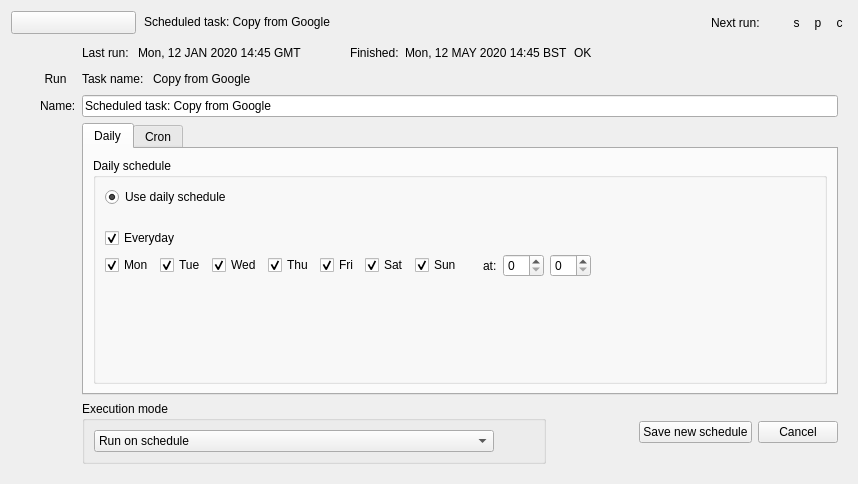
<?xml version="1.0" encoding="UTF-8"?>
<ui version="4.0">
 <class>SchedulerWidget</class>
 <widget class="QWidget" name="SchedulerWidget">
  <property name="geometry">
   <rect>
    <x>0</x>
    <y>0</y>
    <width>858</width>
    <height>484</height>
   </rect>
  </property>
  <property name="windowTitle">
   <string>Form</string>
  </property>
  <layout class="QVBoxLayout" name="verticalLayout">
   <property name="spacing">
    <number>0</number>
   </property>
   <item>
    <widget class="QWidget" name="widget" native="true">
     <layout class="QHBoxLayout" name="horizontalLayout">
      <property name="leftMargin">
       <number>0</number>
      </property>
      <property name="topMargin">
       <number>0</number>
      </property>
      <property name="rightMargin">
       <number>0</number>
      </property>
      <property name="bottomMargin">
       <number>0</number>
      </property>
      <item>
       <widget class="QToolButton" name="showDetails">
        <property name="minimumSize">
         <size>
          <width>125</width>
          <height>0</height>
         </size>
        </property>
        <property name="checkable">
         <bool>true</bool>
        </property>
        <property name="toolButtonStyle">
         <enum>Qt::ToolButtonTextBesideIcon</enum>
        </property>
        <property name="arrowType">
         <enum>Qt::NoArrow</enum>
        </property>
       </widget>
      </item>
      <item>
       <widget class="QLineEdit" name="info">
        <property name="sizePolicy">
         <sizepolicy hsizetype="Expanding" vsizetype="Fixed">
          <horstretch>3</horstretch>
          <verstretch>0</verstretch>
         </sizepolicy>
        </property>
        <property name="contextMenuPolicy">
         <enum>Qt::NoContextMenu</enum>
        </property>
        <property name="autoFillBackground">
         <bool>false</bool>
        </property>
        <property name="styleSheet">
         <string notr="true">* { background-color: rgba(0, 0, 0, 0); }</string>
        </property>
        <property name="text">
         <string>Scheduled task: Copy from Google</string>
        </property>
        <property name="frame">
         <bool>false</bool>
        </property>
        <property name="readOnly">
         <bool>true</bool>
        </property>
       </widget>
      </item>
      <item>
       <spacer name="horizontalSpacer_6">
        <property name="orientation">
         <enum>Qt::Horizontal</enum>
        </property>
        <property name="sizeType">
         <enum>QSizePolicy::Fixed</enum>
        </property>
        <property name="sizeHint" stdset="0">
         <size>
          <width>10</width>
          <height>20</height>
         </size>
        </property>
       </spacer>
      </item>
      <item>
       <widget class="QLabel" name="label_7">
        <property name="text">
         <string>Next run:</string>
        </property>
       </widget>
      </item>
      <item>
       <widget class="QLabel" name="nextRun">
        <property name="text">
         <string/>
        </property>
       </widget>
      </item>
      <item>
       <spacer name="horizontalSpacer">
        <property name="orientation">
         <enum>Qt::Horizontal</enum>
        </property>
        <property name="sizeType">
         <enum>QSizePolicy::Fixed</enum>
        </property>
        <property name="sizeHint" stdset="0">
         <size>
          <width>10</width>
          <height>20</height>
         </size>
        </property>
       </spacer>
      </item>
      <item>
       <widget class="QToolButton" name="start">
        <property name="styleSheet">
         <string notr="true">QToolButton { border: 0; }

QToolButton:pressed {
 border: 4;
 border-radius: 10px;
 border-style: inset;
 border-color: rgba(1, 1, 1, 0);
}</string>
        </property>
        <property name="text">
         <string>s</string>
        </property>
       </widget>
      </item>
      <item>
       <widget class="QToolButton" name="pause">
        <property name="toolTip">
         <string>Copy rclone command to clipboard</string>
        </property>
        <property name="statusTip">
         <string>Copy rclone command to clipboard</string>
        </property>
        <property name="styleSheet">
         <string notr="true">QToolButton { border: 0; }

QToolButton:pressed {
 border: 4;
 border-radius: 10px;
 border-style: inset;
 border-color: rgba(1, 1, 1, 0);
}</string>
        </property>
        <property name="text">
         <string>p</string>
        </property>
       </widget>
      </item>
      <item>
       <widget class="QToolButton" name="cancel">
        <property name="toolTip">
         <string>Delete scheduler</string>
        </property>
        <property name="statusTip">
         <string>Delete scheduler</string>
        </property>
        <property name="styleSheet">
         <string notr="true">QToolButton { border: 0; }

QToolButton:pressed {
 border: 4;
 border-radius: 10px;
 border-style: inset;
 border-color: rgba(1, 1, 1, 0);
}</string>
        </property>
        <property name="text">
         <string>c</string>
        </property>
       </widget>
      </item>
     </layout>
    </widget>
   </item>
   <item>
    <widget class="QWidget" name="details" native="true">
     <layout class="QGridLayout" name="gridLayout">
      <item row="0" column="2">
       <layout class="QHBoxLayout" name="horizontalLayout_8">
        <item>
         <widget class="QLabel" name="label_4">
          <property name="text">
           <string>Last run: </string>
          </property>
         </widget>
        </item>
        <item alignment="Qt::AlignLeft">
         <widget class="QLabel" name="lastRun">
          <property name="text">
           <string>Mon, 12 JAN 2020 14:45 GMT </string>
          </property>
         </widget>
        </item>
        <item>
         <spacer name="horizontalSpacer_9">
          <property name="orientation">
           <enum>Qt::Horizontal</enum>
          </property>
          <property name="sizeType">
           <enum>QSizePolicy::Fixed</enum>
          </property>
          <property name="sizeHint" stdset="0">
           <size>
            <width>40</width>
            <height>20</height>
           </size>
          </property>
         </spacer>
        </item>
        <item>
         <widget class="QLabel" name="label_5">
          <property name="text">
           <string>Finished:</string>
          </property>
         </widget>
        </item>
        <item>
         <widget class="QLabel" name="lastRunFinished">
          <property name="text">
           <string>Mon, 12 MAY 2020 14:45 BST</string>
          </property>
         </widget>
        </item>
        <item>
         <widget class="QLabel" name="lastRunStatus">
          <property name="text">
           <string>OK</string>
          </property>
         </widget>
        </item>
        <item>
         <spacer name="horizontalSpacer_8">
          <property name="orientation">
           <enum>Qt::Horizontal</enum>
          </property>
          <property name="sizeHint" stdset="0">
           <size>
            <width>40</width>
            <height>20</height>
           </size>
          </property>
         </spacer>
        </item>
       </layout>
      </item>
      <item row="1" column="2">
       <layout class="QHBoxLayout" name="horizontalLayout_3">
        <item>
         <widget class="QLabel" name="label_2">
          <property name="sizePolicy">
           <sizepolicy hsizetype="Fixed" vsizetype="Preferred">
            <horstretch>0</horstretch>
            <verstretch>0</verstretch>
           </sizepolicy>
          </property>
          <property name="text">
           <string>Task name: </string>
          </property>
         </widget>
        </item>
        <item>
         <widget class="QLabel" name="taskName">
          <property name="text">
           <string>Copy from Google</string>
          </property>
         </widget>
        </item>
       </layout>
      </item>
      <item row="3" column="1">
       <widget class="QLabel" name="label_3">
        <property name="text">
         <string>Name:</string>
        </property>
       </widget>
      </item>
      <item row="3" column="2">
       <widget class="QLineEdit" name="schedulerName">
        <property name="text">
         <string>Scheduled task: Copy from Google</string>
        </property>
        <property name="maxLength">
         <number>100</number>
        </property>
       </widget>
      </item>
      <item row="5" column="2">
       <layout class="QHBoxLayout" name="horizontalLayout_2">
        <item>
         <widget class="QGroupBox" name="groupBox">
          <property name="title">
           <string>Execution mode</string>
          </property>
          <layout class="QHBoxLayout" name="horizontalLayout_7">
           <item>
            <widget class="QComboBox" name="cb_executionMode">
             <property name="minimumSize">
              <size>
               <width>400</width>
               <height>0</height>
              </size>
             </property>
             <item>
              <property name="text">
               <string>Run on schedule</string>
              </property>
             </item>
             <item>
              <property name="text">
               <string>Add to the queue on schedule</string>
              </property>
             </item>
             <item>
              <property name="text">
               <string>Run if no other tasks running, otherwise add to the queue</string>
              </property>
             </item>
            </widget>
           </item>
           <item>
            <spacer name="horizontalSpacer_7">
             <property name="orientation">
              <enum>Qt::Horizontal</enum>
             </property>
             <property name="sizeHint" stdset="0">
              <size>
               <width>40</width>
               <height>20</height>
              </size>
             </property>
            </spacer>
           </item>
          </layout>
         </widget>
        </item>
        <item>
         <spacer name="horizontalSpacer_10">
          <property name="orientation">
           <enum>Qt::Horizontal</enum>
          </property>
          <property name="sizeHint" stdset="0">
           <size>
            <width>40</width>
            <height>20</height>
           </size>
          </property>
         </spacer>
        </item>
        <item>
         <widget class="QPushButton" name="saveSchedule">
          <property name="text">
           <string>Save new schedule</string>
          </property>
         </widget>
        </item>
        <item>
         <widget class="QPushButton" name="cancelScheduleEdit">
          <property name="text">
           <string>Cancel</string>
          </property>
         </widget>
        </item>
       </layout>
      </item>
      <item row="1" column="1">
       <widget class="QToolButton" name="runTask">
        <property name="styleSheet">
         <string notr="true">QToolButton { border: 0; }

QToolButton:pressed {
 border: 4;
 border-radius: 10px;
 border-style: inset;
 border-color: rgba(1, 1, 1, 0);
}</string>
        </property>
        <property name="text">
         <string>Run</string>
        </property>
       </widget>
      </item>
      <item row="1" column="0">
       <spacer name="horizontalSpacer_5">
        <property name="orientation">
         <enum>Qt::Horizontal</enum>
        </property>
        <property name="sizeType">
         <enum>QSizePolicy::Fixed</enum>
        </property>
        <property name="sizeHint" stdset="0">
         <size>
          <width>20</width>
          <height>20</height>
         </size>
        </property>
       </spacer>
      </item>
      <item row="4" column="2">
       <widget class="QTabWidget" name="tabWidget">
        <property name="tabPosition">
         <enum>QTabWidget::North</enum>
        </property>
        <property name="currentIndex">
         <number>0</number>
        </property>
        <widget class="QWidget" name="tab">
         <attribute name="title">
          <string>Daily</string>
         </attribute>
         <layout class="QHBoxLayout" name="horizontalLayout_6">
          <item>
           <widget class="QGroupBox" name="groupBox_2">
            <property name="title">
             <string>Daily schedule</string>
            </property>
            <layout class="QVBoxLayout" name="verticalLayout_2">
             <item>
              <widget class="QRadioButton" name="dailyState">
               <property name="text">
                <string>Use daily schedule</string>
               </property>
               <property name="checked">
                <bool>true</bool>
               </property>
              </widget>
             </item>
             <item>
              <spacer name="verticalSpacer_3">
               <property name="orientation">
                <enum>Qt::Vertical</enum>
               </property>
               <property name="sizeType">
                <enum>QSizePolicy::Fixed</enum>
               </property>
               <property name="sizeHint" stdset="0">
                <size>
                 <width>20</width>
                 <height>15</height>
                </size>
               </property>
              </spacer>
             </item>
             <item>
              <widget class="QCheckBox" name="everyday">
               <property name="text">
                <string>Everyday</string>
               </property>
               <property name="checked">
                <bool>true</bool>
               </property>
              </widget>
             </item>
             <item>
              <layout class="QHBoxLayout" name="horizontalLayout_4">
               <item>
                <widget class="QCheckBox" name="cb_mon">
                 <property name="text">
                  <string>Mon</string>
                 </property>
                 <property name="checked">
                  <bool>true</bool>
                 </property>
                </widget>
               </item>
               <item>
                <widget class="QCheckBox" name="cb_tue">
                 <property name="text">
                  <string>Tue</string>
                 </property>
                 <property name="checked">
                  <bool>true</bool>
                 </property>
                </widget>
               </item>
               <item>
                <widget class="QCheckBox" name="cb_wed">
                 <property name="text">
                  <string>Wed</string>
                 </property>
                 <property name="checked">
                  <bool>true</bool>
                 </property>
                </widget>
               </item>
               <item>
                <widget class="QCheckBox" name="cb_thu">
                 <property name="text">
                  <string>Thu</string>
                 </property>
                 <property name="checked">
                  <bool>true</bool>
                 </property>
                </widget>
               </item>
               <item>
                <widget class="QCheckBox" name="cb_fri">
                 <property name="text">
                  <string>Fri</string>
                 </property>
                 <property name="checked">
                  <bool>true</bool>
                 </property>
                </widget>
               </item>
               <item>
                <widget class="QCheckBox" name="cb_sat">
                 <property name="text">
                  <string>Sat</string>
                 </property>
                 <property name="checked">
                  <bool>true</bool>
                 </property>
                </widget>
               </item>
               <item>
                <widget class="QCheckBox" name="cb_sun">
                 <property name="text">
                  <string>Sun</string>
                 </property>
                 <property name="checked">
                  <bool>true</bool>
                 </property>
                </widget>
               </item>
               <item>
                <spacer name="horizontalSpacer_3">
                 <property name="orientation">
                  <enum>Qt::Horizontal</enum>
                 </property>
                 <property name="sizeType">
                  <enum>QSizePolicy::Fixed</enum>
                 </property>
                 <property name="sizeHint" stdset="0">
                  <size>
                   <width>15</width>
                   <height>20</height>
                  </size>
                 </property>
                </spacer>
               </item>
               <item>
                <widget class="QLabel" name="label">
                 <property name="text">
                  <string>at:</string>
                 </property>
                </widget>
               </item>
               <item>
                <widget class="HoursSpinBox" name="hours">
                 <property name="maximum">
                  <number>23</number>
                 </property>
                 <property name="singleStep">
                  <number>1</number>
                 </property>
                 <property name="value">
                  <number>0</number>
                 </property>
                </widget>
               </item>
               <item>
                <widget class="MinutesSpinBox" name="minutes">
                 <property name="readOnly">
                  <bool>false</bool>
                 </property>
                 <property name="maximum">
                  <number>59</number>
                 </property>
                 <property name="singleStep">
                  <number>1</number>
                 </property>
                 <property name="value">
                  <number>0</number>
                 </property>
                </widget>
               </item>
               <item>
                <spacer name="horizontalSpacer_2">
                 <property name="orientation">
                  <enum>Qt::Horizontal</enum>
                 </property>
                 <property name="sizeHint" stdset="0">
                  <size>
                   <width>40</width>
                   <height>20</height>
                  </size>
                 </property>
                </spacer>
               </item>
              </layout>
             </item>
             <item>
              <spacer name="verticalSpacer_2">
               <property name="orientation">
                <enum>Qt::Vertical</enum>
               </property>
               <property name="sizeHint" stdset="0">
                <size>
                 <width>20</width>
                 <height>0</height>
                </size>
               </property>
              </spacer>
             </item>
            </layout>
           </widget>
          </item>
         </layout>
        </widget>
        <widget class="QWidget" name="tab_2">
         <attribute name="title">
          <string>Cron</string>
         </attribute>
         <layout class="QVBoxLayout" name="verticalLayout_5">
          <item>
           <widget class="QGroupBox" name="groupBox_3">
            <property name="title">
             <string>Cron based schedule</string>
            </property>
            <layout class="QVBoxLayout" name="verticalLayout_6">
             <item>
              <widget class="QRadioButton" name="cronState">
               <property name="text">
                <string>Use cron based schedule</string>
               </property>
              </widget>
             </item>
             <item>
              <spacer name="verticalSpacer_4">
               <property name="orientation">
                <enum>Qt::Vertical</enum>
               </property>
               <property name="sizeType">
                <enum>QSizePolicy::Fixed</enum>
               </property>
               <property name="sizeHint" stdset="0">
                <size>
                 <width>20</width>
                 <height>10</height>
                </size>
               </property>
              </spacer>
             </item>
             <item>
              <layout class="QHBoxLayout" name="horizontalLayout_5">
               <item>
                <widget class="QLabel" name="label_6">
                 <property name="text">
                  <string>Cron:</string>
                 </property>
                </widget>
               </item>
               <item>
                <widget class="QLineEdit" name="cron">
                 <property name="minimumSize">
                  <size>
                   <width>0</width>
                   <height>24</height>
                  </size>
                 </property>
                 <property name="toolTip">
                  <string>&lt;html&gt;&lt;head/&gt;&lt;body&gt;&lt;p&gt;Example cron &amp;quot;30 6,18 * * MON-FRI&amp;quot; runs from Mon to Fri  at 06:30 and 18:30.&lt;/p&gt;&lt;/body&gt;&lt;/html&gt;</string>
                 </property>
                 <property name="text">
                  <string>* * 0 1-2 5</string>
                 </property>
                </widget>
               </item>
               <item>
                <widget class="QToolButton" name="validate">
                 <property name="text">
                  <string>Validate</string>
                 </property>
                </widget>
               </item>
              </layout>
             </item>
             <item>
              <widget class="QLabel" name="cronExplanation">
               <property name="text">
                <string>&lt;html&gt;&lt;head/&gt;&lt;body&gt;&lt;p&gt;Supports: (0-59), (0-23), (1-31), (1-12 or JAN-DEC), ( 1-7 or MON-SUN) and special characters (* - / and ,).&lt;br/&gt;Try &lt;a href=&quot;https://crontab.guru/&quot;&gt;&lt;span style=&quot; text-decoration: underline; color:#0068da;&quot;&gt;crontab.guru&lt;/span&gt;&lt;/a&gt; for help. &lt;/p&gt;&lt;/body&gt;&lt;/html&gt;</string>
               </property>
               <property name="indent">
                <number>-1</number>
               </property>
               <property name="openExternalLinks">
                <bool>true</bool>
               </property>
              </widget>
             </item>
             <item>
              <spacer name="verticalSpacer">
               <property name="orientation">
                <enum>Qt::Vertical</enum>
               </property>
               <property name="sizeHint" stdset="0">
                <size>
                 <width>20</width>
                 <height>0</height>
                </size>
               </property>
              </spacer>
             </item>
            </layout>
           </widget>
          </item>
         </layout>
        </widget>
       </widget>
      </item>
     </layout>
    </widget>
   </item>
  </layout>
 </widget>
 <customwidgets>
  <customwidget>
   <class>HoursSpinBox</class>
   <extends>QSpinBox</extends>
   <header>hours_spinbox.h</header>
  </customwidget>
  <customwidget>
   <class>MinutesSpinBox</class>
   <extends>QSpinBox</extends>
   <header>minutes_spinbox.h</header>
  </customwidget>
 </customwidgets>
 <tabstops>
  <tabstop>showDetails</tabstop>
  <tabstop>cancel</tabstop>
 </tabstops>
 <resources/>
 <connections/>
</ui>
